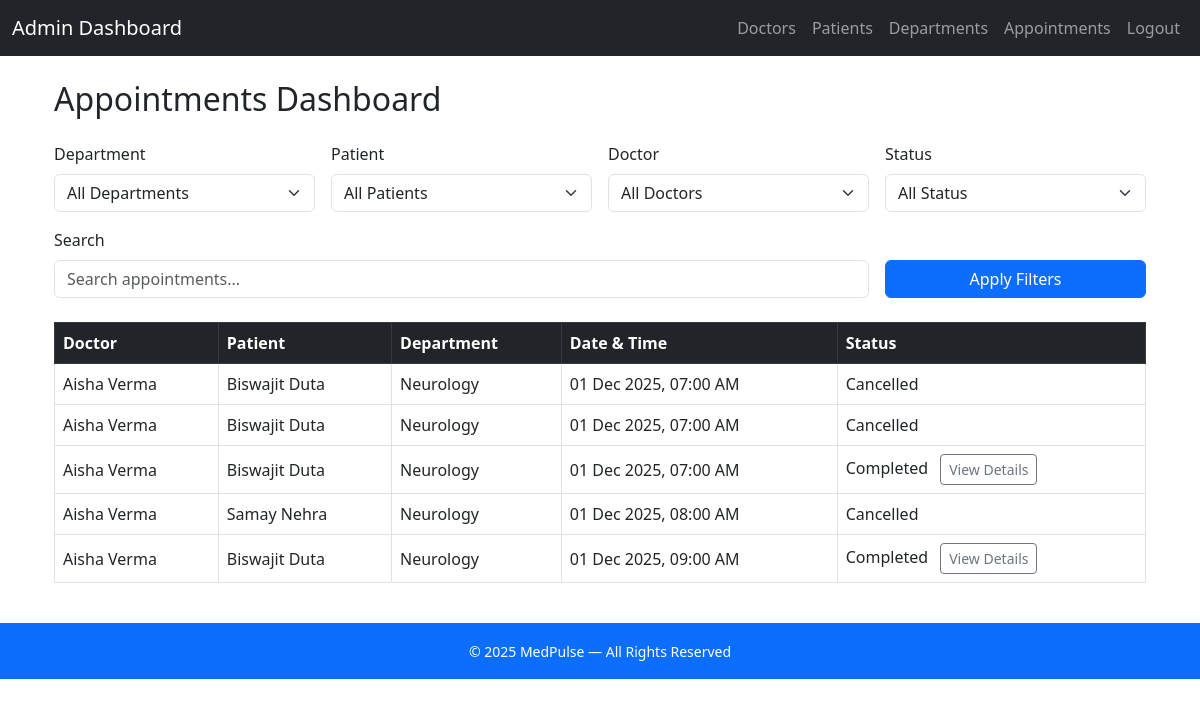
/admin/appointments (signed in), run on the app's committed database.
### controller/models.py (models this page shows)
class Appointment(db.Model):
    __tablename__='appointment'
    appointment_id=db.Column(db.Integer,primary_key=True,autoincrement=True)
    patient_id=db.Column(db.Integer, db.ForeignKey('patient.patient_id'), nullable=False)
    doctor_id=db.Column(db.Integer, db.ForeignKey('doctor.doctor_id'), nullable=False)
    status=db.Column(db.Enum('booked', 'completed', 'cancelled'),nullable=False)
    datetime=db.Column(db.DateTime,nullable=False)
    doctor = db.relationship('Doctor',back_populates='appointments', uselist=False,lazy="joined")
    patient = db.relationship('Patient', back_populates='appointments',uselist=False,lazy="joined")

class Doctor(db.Model):
    __tablename__='doctor'
    doctor_id=db.Column(db.Integer,primary_key=True,autoincrement=True)
    user_id = db.Column(db.Integer, db.ForeignKey('user.user_id'), nullable=False)
    department_id = db.Column(db.Integer, db.ForeignKey('department.department_id'), nullable=False)
    name=db.Column(db.String(50), nullable=False)
    experience=db.Column(db.Integer, nullable=False)
    about=db.Column(db.Text, nullable=False)
    user = db.relationship('User', uselist=False)
    department = db.relationship('Department', back_populates='doctors',uselist=False)
    availabilities = db.relationship('DoctorAvailability', back_populates='doctor',uselist=True)
    appointments = db.relationship('Appointment', back_populates='doctor',uselist=True)

class Patient(db.Model):
    __tablename__='patient'
    patient_id=db.Column(db.Integer,primary_key=True,autoincrement=True)
    user_id = db.Column(db.Integer, db.ForeignKey('user.user_id'), nullable=False)
    name=db.Column(db.String(50), nullable=False)
    dob=db.Column(db.Date,nullable=False)
    gender=db.Column(db.Enum('Male', 'Female', 'Other'),nullable=False)
    phone_no=db.Column(db.String(15), nullable=False)
    user = db.relationship('User', uselist=False)
    appointments = db.relationship('Appointment', back_populates='patient',uselist=True)

class Department(db.Model):
    __tablename__='department'
    department_id=db.Column(db.Integer,primary_key=True,autoincrement=True)
    name=db.Column(db.String(50), nullable=False,unique=True)
    description=db.Column(db.Text, nullable=False)
    doctors = db.relationship('Doctor', back_populates='department',uselist=True)

### controller/admin_routes.py (the view)
@admin.route('/appointments')
@login_required
def admin_appointments():
    if current_user.role.role != 'Admin':
        flash("You are not authorized to perform this action.", "danger")
        return redirect(url_for('main.dashboard'))
    else:
        department_id = request.args.get('department_id', '')
        patient_id = request.args.get('patient_id', '')
        doctor_id = request.args.get('doctor_id', '')
        status = request.args.get('status', '')
        query = request.args.get('query', '').strip()
        appointments = (Appointment.query.join(Appointment.doctor).join(Doctor.department).join(Appointment.patient))
        if department_id:
            appointments = appointments.filter(Doctor.department_id == department_id)
        if patient_id:
            appointments = appointments.filter(Appointment.patient_id == patient_id)
        if doctor_id:
            appointments = appointments.filter(Appointment.doctor_id == doctor_id)
        if status:
            appointments = appointments.filter(Appointment.status == status)
        if query:
            appointments = appointments.filter(
            (Doctor.name.ilike(f"%{query}%")) |
            (Patient.name.ilike(f"%{query}%")) |
            (Department.name.ilike(f"%{query}%")))
        appointments = appointments.order_by(Appointment.datetime.asc()).all()
        departments = Department.query.all()
        doctors = Doctor.query.all()
        patients = Patient.query.all()
        return render_template(
            'Admin/admin_appointments.html',
            appointments=appointments,
            departments=departments,
            doctors=doctors,
            patients=patients,
            selected_department=department_id,
            selected_doctor=doctor_id,
            selected_patient=patient_id,
            selected_status=status,
            query=query
        )

### app.py (called while the page is built)
@app.before_request
def force_logout_blacklisted():
    if current_user.is_authenticated and current_user.blacklisted:
        logout_user()
        flash("Your account has been disabled.", "danger")
        return redirect(url_for('main.home'))

@app.context_processor
def inject_current_year():
    return {"current_year": datetime.now().year}

### controller/routes.py (called while the page is built)
@login_manager.user_loader
def load_user(user_id):
    return User.query.get(int(user_id))

### templates/Admin/admin_appointments.html (shortened to what this page needs)
{% extends "Admin/base.html" %}
{% block content %}
<div class="container mt-4">
    <h2 class="mb-4">Appointments Dashboard</h2>
    <form method="GET" action="{{ url_for('admin.admin_appointments') }}" class="mb-4">
        <div class="row g-3">
            <div class="col-md-3">
                <label class="form-label">Department</label>
                <select name="department_id" class="form-select">
                    <option value="">All Departments</option>
                </select>
            </div>
            <div class="col-md-3">
                <label class="form-label">Patient</label>
                <select name="patient_id" class="form-select">
                    <option value="">All Patients</option>
                </select>
            </div>
            <div class="col-md-3">
                <label class="form-label">Doctor</label>
                <select name="doctor_id" class="form-select">
                    <option value="">All Doctors</option>
                </select>
            </div>
            <div class="col-md-3">
                <label class="form-label">Status</label>
                <select name="status" class="form-select">
                    <option value="">All Status</option>
                </select>
            </div>
            <div class="col-md-9">
                <label class="form-label">Search</label>
                <input type="text" class="form-control" name="query" placeholder="Search appointments..."
                       value="{{ query }}">
            </div>
            <div class="col-md-3 d-flex align-items-end">
                <button type="submit" class="btn btn-primary w-100">Apply Filters</button>
            </div>
        </div>
    </form>
    <div class="table-responsive">
        <table class="table table-bordered table-hover align-middle">
            <thead class="table-dark">
                <tr>
                    <th>Doctor</th>
                    <th>Patient</th>
                    <th>Department</th>
                    <th>Date & Time</th>
                    <th>Status</th>
                </tr>
            </thead>
            <tbody>
                {% if appointments %}
                    {% for appt in appointments %}
                    <tr>
                        <td>{{ appt.doctor.name }}</td>
                        <td>{{ appt.patient.name }}</td>
                        <td>{{ appt.doctor.department.name }}</td>
                        <td>{{ appt.datetime.strftime('%d %b %Y, %I:%M %p') }}</td>
                        <td class="text-capitalize">
                            {{ appt.status }}
                            {% if appt.status == 'completed' %}
                                <a href="{{ url_for('admin.admin_appointment_details', appointment_id=appt.appointment_id) }}"
                                   class="btn btn-sm btn-outline-secondary ms-2">
                                   View Details
                                </a>
                            {% endif %}
                        </td>
                    </tr>
                    {% endfor %}
                {% else %}
                    <tr>
                        <td colspan="5" class="text-center py-3 text-muted">
                            No appointments found.
                        </td>
                    </tr>
                {% endif %}
            </tbody>
        </table>
    </div>
</div>
{% endblock %}

### data on the page
Appointment: doctor.name "Aisha Verma", patient.name "Biswajit Duta", doctor.department.name "Neurology", datetime "01 Dec 2025, 07:00 AM", status "Cancelled"
Appointment: doctor.name "Aisha Verma", patient.name "Biswajit Duta", doctor.department.name "Neurology", datetime "01 Dec 2025, 07:00 AM", status "Cancelled"
Appointment: doctor.name "Aisha Verma", patient.name "Biswajit Duta", doctor.department.name "Neurology", datetime "01 Dec 2025, 07:00 AM", status "Completed"
Appointment: doctor.name "Aisha Verma", patient.name "Samay Nehra", doctor.department.name "Neurology", datetime "01 Dec 2025, 08:00 AM", status "Cancelled"
Appointment: doctor.name "Aisha Verma", patient.name "Biswajit Duta", doctor.department.name "Neurology", datetime "01 Dec 2025, 09:00 AM", status "Completed"
